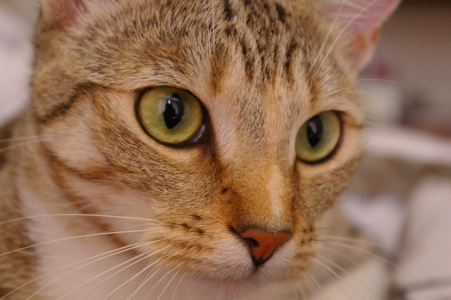
#> input picture skimage.data.chelsea(), 451 x 300 px
$ python annot.py ../2_patches/pos
#> lines starting #> are read from the running program, lines starting #| are printed output that depends on the picture
#!/usr/bin/env python3
# -*- coding: utf-8 -*-
"""
Created on Thu Feb 29 13:02:48 2024

@author: moreajul

Annotation tool for SY32 project

Arborescence requise :
    "dossier"
    |- "images"
        |- "neg"
        |- "pos"
    |- "labels_csv"
Les images à annoter doivent se trouver dans le sous-dossier "images/pos".
Après les annotations, chaque image aura un csv associé avec le même nom dans le dossier "labels_csv".

Chaque ligne du csv contient une boîte englobante annotée comme suit : coinhgY,coinhgX,Hauteur,Largeur,Difficulté[0;1]
L'ordre Y, X correspond à l'ordre d'accès des coordonnées Numpy

Usage :
annot.py dossier


Améliorations possibles :
    - éditer et ajouter des annotations à des données déjà partiellement annotées
    - interface pour passer facilement d'une image à une autre ?
"""

import sys
import os
import csv
import numpy as np
#import cv2
from skimage import data
import matplotlib.pyplot as plt
from matplotlib.widgets  import RectangleSelector


I = data.chelsea()
#> I is the input picture: shape (300, 451, 3); mean R, G, B 147.7, 111.4, 86.8

# idée d'amélioration, pré-segmentation automatique où l'on choisit des groupes de pixels formant l'objet contenu dans une boîte au plus proche
# superpiel avec méthode ILSC "Superpixel segmentation using Linear Spectral Clustering", 2015
#I2 = cv2.ximgproc.createSuperpixelLSC(I)
#cv2.imshow('I2',I2)

#%%

class BBAnnotator():

    rs = None # sera le RectangleSelector
    fig = None # sera le fig matpltotlib
    ax = None # sera le ax matplotlib
    lblfile = None # fichier des labels à écrire
    lbls = []
    rects = [] # liste des instances de plt.Rectangle, partage d'index avec lbls
    edited_difficulty = None # variable encodant à la fois si un label est en édition (None : non, sinon oui) et la difficulté du label édité (0 ou 1)
    stop = False

    def __init__(self):
        pass

    def set_lblfile(self,lblfile):
        self.lblfile = lblfile
        self.lbls = []
        self.rects = []
        self.edited_difficulty = None

    def load_existing_labels(self):

        if not os.path.exists(self.lblfile):
            return

        print("Importation des labels existants pour cette image :")
        with open(self.lblfile, "r", newline='') as csvf:
            spamreader = csv.reader(csvf, delimiter=',', quoting=csv.QUOTE_MINIMAL)
            for row in spamreader:
                row = [int(v) for v in row]
                self.lbls.append(row)
                coinhgy, coinhgx, hauteur,largeur, is_difficult = row
                self.add_rect(coinhgx, coinhgx + largeur, coinhgy, coinhgy + hauteur, is_difficult)
        print(f"{len(self.lbls)} annotations existantes")


    # [72 lines left out: functions line_select_callback, add_rect, save_label, toggle_selector, not called in this run]

    def open_interactive_plot(self, I):
        self.fig, self.ax = plt.subplots()
        plt.gca().invert_yaxis() # axes adaptés aux images et non aux courbes
        self.ax.set_title("Cliquer pour construire la boîte, Ctrl+0 ou +1 pour enregistrer la boîte, Espace pour passer à l'image suivante, Q pour arrêter\n" \
        "Flèche droite pour éditer la prochaine boîte, D pour supprimer la boîte en édition")
        #ax.axis('off')
        self.ax.imshow(I)

        self.load_existing_labels()

        #self.toggle_selector.RS =
        self.rs = RectangleSelector(self.ax, None, #line_select_callback,
                                    minspanx=5, minspany=5,
                                    useblit=True,
                                    button=[1, 3],  # don't use middle button
                                    spancoords='pixels',
                                    interactive=True)
        plt.connect('key_press_event', self.toggle_selector)

        plt.show()

        return not self.stop

#%%

def main(imgdir, lbldir):
#> called with imgdir = '../2_patches/pos/images/pos', lbldir = '../2_patches/pos/labels_csv'
    bba = BBAnnotator()
    for imgfile in os.listdir(imgdir):
        if imgfile.endswith('.jpg'):
            print(imgfile)
            name = imgfile[:-4]
            I = plt.imread(os.path.join(imgdir,imgfile))
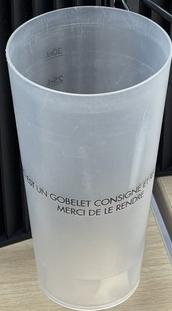
#> input picture local_data/2_patches/pos/0001_0000.jpg, 172 x 311 px, found by its file name
#> I is the input picture: shape (311, 172, 3); mean R, G, B 138, 142.1, 143.6
            bba.set_lblfile(os.path.join(lbldir,name + '.csv'))
            encore = bba.open_interactive_plot(I) # plt est bloquant, l'image suivante s'ouvre à la fermeture de l'actuelle
#> in open_interactive_plot, `plt.show()`:
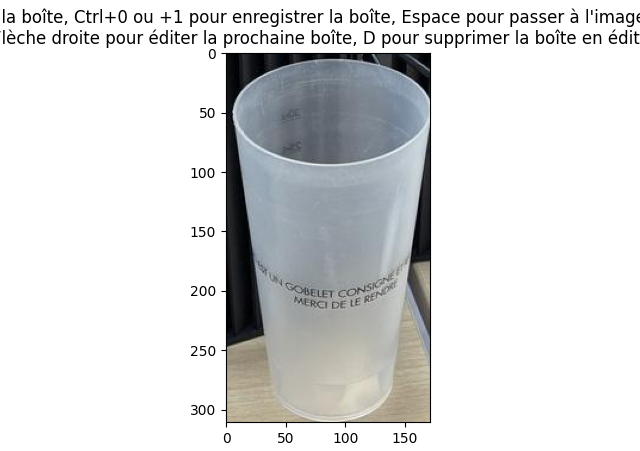
#> figure drawn by matplotlib, 1 panel
#> encore = True
            if not encore:
                break


#%%
if __name__ == "__main__":
    usage = "Usage: python annot.py dossier\n avec dossier contenant les sous-dossiers images/pos et labels"

    if len(sys.argv) != 2:
        print(usage)
        exit(1)

    workdir = sys.argv[1]
    if not os.path.isdir(workdir):
        print(usage)
        exit(2)
    imgdir = os.path.join(workdir,"images","pos")
    lbldir = os.path.join(workdir,"labels_csv")
    if not os.path.isdir(imgdir):
        print(usage)
        exit(3)
    if not os.path.exists(lbldir):
        os.mkdir(lbldir)
    if not os.path.isdir(lbldir): # is a file!
        print(usage)
        exit(4)

    main(imgdir, lbldir)
